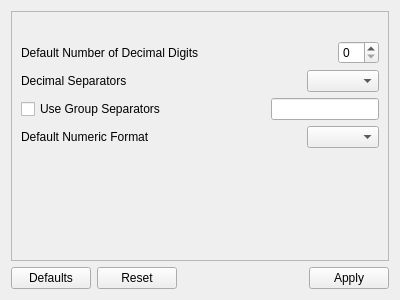
<?xml version="1.0" encoding="UTF-8"?>
<ui version="4.0">
 <class>GeneralNumericFormatSettings</class>
 <widget class="QWidget" name="GeneralNumericFormatSettings">
  <property name="geometry">
   <rect>
    <x>0</x>
    <y>0</y>
    <width>400</width>
    <height>300</height>
   </rect>
  </property>
  <property name="windowTitle">
   <string>Form</string>
  </property>
  <layout class="QVBoxLayout" name="verticalLayout_2">
   <item>
    <widget class="QScrollArea" name="scrollArea">
     <property name="widgetResizable">
      <bool>true</bool>
     </property>
     <widget class="QWidget" name="scrollAreaWidgetContents_2">
      <property name="geometry">
       <rect>
        <x>0</x>
        <y>0</y>
        <width>380</width>
        <height>247</height>
       </rect>
      </property>
      <layout class="QVBoxLayout" name="verticalLayout">
       <item>
        <widget class="QLabel" name="titleLabel">
         <property name="text">
          <string/>
         </property>
        </widget>
       </item>
       <item>
        <layout class="QHBoxLayout" name="horizontalLayout">
         <item>
          <widget class="QLabel" name="defaultNumberLabel">
           <property name="text">
            <string>Default Number of Decimal Digits</string>
           </property>
          </widget>
         </item>
         <item>
          <spacer name="horizontalSpacer_2">
           <property name="orientation">
            <enum>Qt::Horizontal</enum>
           </property>
           <property name="sizeHint" stdset="0">
            <size>
             <width>40</width>
             <height>20</height>
            </size>
           </property>
          </spacer>
         </item>
         <item>
          <widget class="QSpinBox" name="defaultNumberSpinBox"/>
         </item>
        </layout>
       </item>
       <item>
        <layout class="QHBoxLayout" name="horizontalLayout_3">
         <item>
          <widget class="QLabel" name="decimalSeparatorLabel">
           <property name="text">
            <string>Decimal Separators</string>
           </property>
          </widget>
         </item>
         <item>
          <spacer name="horizontalSpacer_3">
           <property name="orientation">
            <enum>Qt::Horizontal</enum>
           </property>
           <property name="sizeHint" stdset="0">
            <size>
             <width>40</width>
             <height>20</height>
            </size>
           </property>
          </spacer>
         </item>
         <item>
          <widget class="QComboBox" name="decimalSeparatorComboBox"/>
         </item>
        </layout>
       </item>
       <item>
        <layout class="QHBoxLayout" name="horizontalLayout_4">
         <item>
          <widget class="QCheckBox" name="groupSeparatorCheckBox">
           <property name="text">
            <string>Use Group Separators</string>
           </property>
          </widget>
         </item>
         <item>
          <spacer name="horizontalSpacer_4">
           <property name="orientation">
            <enum>Qt::Horizontal</enum>
           </property>
           <property name="sizeHint" stdset="0">
            <size>
             <width>40</width>
             <height>20</height>
            </size>
           </property>
          </spacer>
         </item>
         <item>
          <widget class="QLineEdit" name="groupSeparatorLineEdit"/>
         </item>
        </layout>
       </item>
       <item>
        <layout class="QHBoxLayout" name="horizontalLayout_5">
         <item>
          <widget class="QLabel" name="numberFormatLabel">
           <property name="text">
            <string>Default Numeric Format</string>
           </property>
          </widget>
         </item>
         <item>
          <spacer name="horizontalSpacer_5">
           <property name="orientation">
            <enum>Qt::Horizontal</enum>
           </property>
           <property name="sizeHint" stdset="0">
            <size>
             <width>40</width>
             <height>20</height>
            </size>
           </property>
          </spacer>
         </item>
         <item>
          <widget class="QComboBox" name="numberFormatComboBox"/>
         </item>
        </layout>
       </item>
       <item>
        <spacer name="verticalSpacer">
         <property name="orientation">
          <enum>Qt::Vertical</enum>
         </property>
         <property name="sizeHint" stdset="0">
          <size>
           <width>20</width>
           <height>40</height>
          </size>
         </property>
        </spacer>
       </item>
      </layout>
     </widget>
    </widget>
   </item>
   <item>
    <layout class="QHBoxLayout" name="horizontalLayout_2">
     <item>
      <widget class="QPushButton" name="defaultsPushButton">
       <property name="text">
        <string>Defaults</string>
       </property>
      </widget>
     </item>
     <item>
      <widget class="QPushButton" name="resetPushButton">
       <property name="text">
        <string>Reset</string>
       </property>
      </widget>
     </item>
     <item>
      <spacer name="horizontalSpacer">
       <property name="orientation">
        <enum>Qt::Horizontal</enum>
       </property>
       <property name="sizeHint" stdset="0">
        <size>
         <width>40</width>
         <height>20</height>
        </size>
       </property>
      </spacer>
     </item>
     <item>
      <widget class="QPushButton" name="applyPushButton">
       <property name="text">
        <string>Apply</string>
       </property>
      </widget>
     </item>
    </layout>
   </item>
  </layout>
 </widget>
 <resources/>
 <connections/>
</ui>
